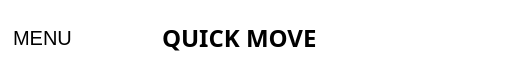
     <widget class="QWidget" name="window_contro_button" native="true">
      <property name="maximumSize">
       <size>
        <width>16777215</width>
        <height>75</height>
       </size>
      </property>
      <property name="styleSheet">
       <string notr="true">background-color:rgb(255, 255, 255);</string>
      </property>
      <layout class="QHBoxLayout" name="horizontalLayout">
       <property name="spacing">
        <number>0</number>
       </property>
       <property name="leftMargin">
        <number>0</number>
       </property>
       <property name="topMargin">
        <number>0</number>
       </property>
       <property name="rightMargin">
        <number>0</number>
       </property>
       <property name="bottomMargin">
        <number>0</number>
       </property>
       <item alignment="Qt::AlignLeft">
        <widget class="QWidget" name="widget" native="true">
         <property name="styleSheet">
          <string notr="true">background-color:rgb(255, 255, 255);</string>
         </property>
         <layout class="QVBoxLayout" name="verticalLayout_2">
          <item>
           <widget class="QPushButton" name="menu">
            <property name="sizePolicy">
             <sizepolicy hsizetype="Minimum" vsizetype="Expanding">
              <horstretch>0</horstretch>
              <verstretch>0</verstretch>
             </sizepolicy>
            </property>
            <property name="minimumSize">
             <size>
              <width>40</width>
              <height>0</height>
             </size>
            </property>
            <property name="styleSheet">
             <string notr="true">
    border-style: none;


    border-color: none;
    padding: 4px;
font:20px</string>
            </property>
            <property name="text">
             <string>MENU</string>
            </property>
            <property name="icon">
             <iconset>
              <normaloff>../../../../Downloads/8665067_bars_staggered_icon.ico</normaloff>../../../../Downloads/8665067_bars_staggered_icon.ico</iconset>
            </property>
            <property name="iconSize">
             <size>
              <width>30</width>
              <height>30</height>
             </size>
            </property>
           </widget>
          </item>
         </layout>
        </widget>
       </item>
       <item alignment="Qt::AlignLeft">
        <widget class="QWidget" name="title" native="true">
         <property name="styleSheet">
          <string notr="true">background-color:rgb(255, 255, 255);</string>
         </property>
         <layout class="QHBoxLayout" name="horizontalLayout_3">
          <item>
           <widget class="QPushButton" name="pushButton_10">
            <property name="styleSheet">
             <string notr="true">
    border-style: none;


    border-color: none;
    padding: 4px;
font:20px</string>
            </property>
            <property name="text">
             <string/>
            </property>
            <property name="icon">
             <iconset>
              <normaloff>../../../../Downloads/2639772_automation_icon.ico</normaloff>../../../../Downloads/2639772_automation_icon.ico</iconset>
            </property>
            <property name="iconSize">
             <size>
              <width>30</width>
              <height>30</height>
             </size>
            </property>
           </widget>
          </item>
          <item>
           <widget class="QLabel" name="label">
            <property name="font">
             <font>
              <family>Bahnschrift</family>
              <pointsize>18</pointsize>
              <weight>75</weight>
              <bold>true</bold>
             </font>
            </property>
            <property name="text">
             <string>QUICK MOVE</string>
            </property>
           </widget>
          </item>
         </layout>
        </widget>
       </item>
       <item>
        <widget class="QWidget" name="widget_4" native="true">
         <property name="maximumSize">
          <size>
           <width>200</width>
           <height>16777215</height>
          </size>
         </property>
         <property name="styleSheet">
          <string notr="true">background-color:rgb(255, 255, 255);
buttons{

    border-style: outset;
    border-width: 2px;
    border-radius: 15px;
    border-color: black;
    padding: 4px;
font:20px
}</string>
         </property>
         <layout class="QHBoxLayout" name="horizontalLayout_2">
          <item>
           <widget class="QPushButton" name="minimize_button">
            <property name="sizePolicy">
             <sizepolicy hsizetype="Minimum" vsizetype="Expanding">
              <horstretch>0</horstretch>
              <verstretch>0</verstretch>
             </sizepolicy>
            </property>
            <property name="styleSheet">
             <string notr="true">
    border-style: none;


    border-color: none;
    padding: 4px;
font:20px</string>
            </property>
            <property name="text">
             <string/>
            </property>
            <property name="icon">
             <iconset>
              <normaloff>../../../../Downloads/icons/8664917_window_minimize_icon.ico</normaloff>../../../../Downloads/icons/8664917_window_minimize_icon.ico</iconset>
            </property>
            <property name="iconSize">
             <size>
              <width>25</width>
              <height>25</height>
             </size>
            </property>
           </widget>
          </item>
          <item>
           <widget class="QPushButton" name="expand">
            <property name="sizePolicy">
             <sizepolicy hsizetype="Minimum" vsizetype="Expanding">
              <horstretch>0</horstretch>
              <verstretch>0</verstretch>
             </sizepolicy>
            </property>
            <property name="styleSheet">
             <string notr="true">
    border-style: none;


    border-color: none;
    padding: 4px;
font:20px</string>
            </property>
            <property name="text">
             <string/>
            </property>
            <property name="icon">
             <iconset>
              <normaloff>../../../../Downloads/icons/8673396_ic_fluent_expand_up_right_icon.ico</normaloff>../../../../Downloads/icons/8673396_ic_fluent_expand_up_right_icon.ico</iconset>
            </property>
            <property name="iconSize">
             <size>
              <width>37</width>
              <height>31</height>
             </size>
            </property>
           </widget>
          </item>
          <item>
           <widget class="QPushButton" name="close_button">
            <property name="sizePolicy">
             <sizepolicy hsizetype="Minimum" vsizetype="Expanding">
              <horstretch>0</horstretch>
              <verstretch>0</verstretch>
             </sizepolicy>
            </property>
            <property name="styleSheet">
             <string notr="true">selection-background-color: rgb(53, 255, 100);
    border-style: none;


    border-color: none;
    padding: 4px;
font:20px</string>
            </property>
            <property name="text">
             <string/>
            </property>
            <property name="icon">
             <iconset>
              <normaloff>../../../../Downloads/icons/11244080_x_twitter_elon musk_twitter new logo_icon.ico</normaloff>../../../../Downloads/icons/11244080_x_twitter_elon musk_twitter new logo_icon.ico</iconset>
            </property>
            <property name="iconSize">
             <size>
              <width>20</width>
              <height>20</height>
             </size>
            </property>
           </widget>
          </item>
         </layout>
        </widget>
       </item>
      </layout>
     </widget>
